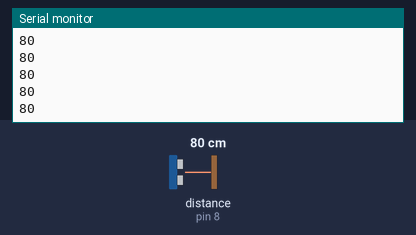
Bench run of a sketch on a simulated Arduino Uno, built with avr-gcc and run on an emulated ATmega328P. Shown: the last lines printed to the serial monitor. The test bench sets the inputs (shaded band); at power-on: distance to the obstacle (sensor on pin 8) 80 cm. The echo pulse lasts 58.3 µs per cm.

Above: at 1.2 s.
1.3 s: distance to the obstacle (sensor on pin 8) set to 2 cm
At 1.38 s:
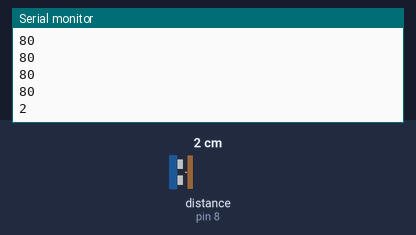
2.8 s: distance to the obstacle (sensor on pin 8) set to 4 cm
At 2.89 s:
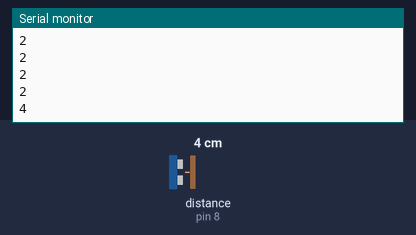
Timing chart, 0 to 5.8 s (numbered marks = the images above; inputs shaded):
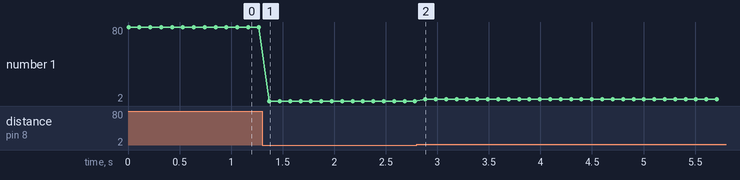

Measured:
- after the input at 1.3 s, the serial monitor: prints a new line after 0.07 s (image 1)
- after the input at 2.8 s, the serial monitor: prints a new line after 0.08 s (image 2)
- plotted number 1: 80 → 2 after the input at 1.3 s, 2 → 4 after the input at 2.8 s

The sketch:

SensorUltraSonic.ino
```cpp
#include <HCSR04.h>
#define TRIGGER 9
#define ECHO 8
UltraSonicDistanceSensor distanceSensor(TRIGGER,ECHO);

void setup(){
  Serial.begin(9600);
}

void loop(){
  int distancia = 0;
  distancia = distanceSensor.measureDistanceCm();
  Serial.println(distancia);
  delay(100);
}
```
